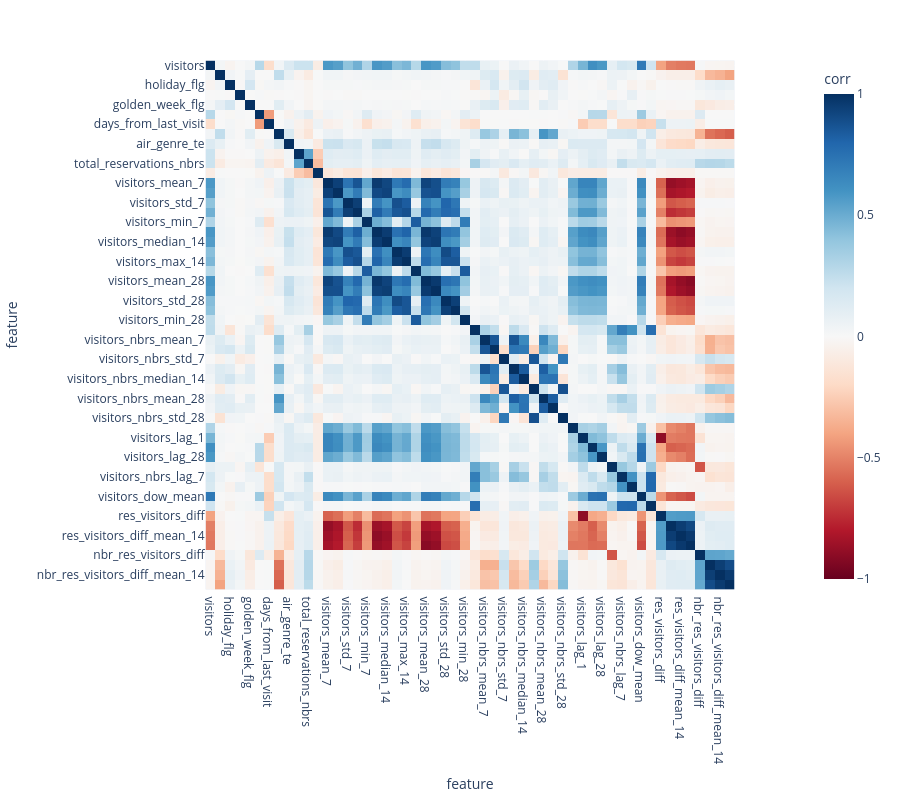

The cell this chart's notebook holds for it:
### Markdown cell above
## Feature correlation

### Code cell
corr = air_visit_df.corr(numeric_only=True)
corr.to_csv(PROJ_ROOT / "reports/tables/correlation_after_clusterization.csv")
plot_corr_matrix(corr)

### Figure 1 — Plotly figure (JSON) as saved in the notebook; plotly's stock layout.template omitted (floating-point values rounded to 4 significant figures; data arrays with more than 128 entries replaced by an {"elided": "..."} marker saying what was removed)
{"data": [{"coloraxis": "coloraxis", "name": "0", "x": ["visitors", "opened_recently", "holiday_flg", "days_from_holiday", "golden_week_flg", "open_usually", "days_from_last_visit", "air_city_te", "air_genre_te", "total_reservations", "total_reservations_nbrs", "reservation_impossibility_flag", "visitors_mean_7", "visitors_median_7", "visitors_std_7", "visitors_max_7", "visitors_min_7", "visitors_mean_14", "visitors_median_14", "visitors_std_14", "visitors_max_14", "visitors_min_14", "visitors_mean_28", "visitors_median_28", "visitors_std_28", "visitors_max_28", "visitors_min_28", "visitors_nbrs", "visitors_nbrs_mean_7", "visitors_nbrs_median_7", "visitors_nbrs_std_7", "visitors_nbrs_mean_14", "visitors_nbrs_median_14", "visitors_nbrs_std_14", "visitors_nbrs_mean_28", "visitors_nbrs_median_28", "visitors_nbrs_std_28", "visitors_last_month", "visitors_lag_1", "visitors_lag_7", "visitors_lag_28", "visitors_nbrs_lag_1", "visitors_nbrs_lag_7", "visitors_nbrs_lag_28", "visitors_dow_mean", "visitors_dow_mean_nbrs", "res_visitors_diff", "res_visitors_diff_mean_7", "res_visitors_diff_mean_14", "res_visitors_diff_mean_28", "nbr_res_visitors_diff", "nbr_res_visitors_diff_mean_7", "nbr_res_visitors_diff_mean_14", "nbr_res_visitors_diff_mean_28"], "y": ["visitors", "opened_recently", "holiday_flg", "days_from_holiday", "golden_week_flg", "open_usually", "days_from_last_visit", "air_city_te", "air_genre_te", "total_reservations", "total_reservations_nbrs", "reservation_impossibility_flag", "visitors_mean_7", "visitors_median_7", "visitors_std_7", "visitors_max_7", "visitors_min_7", "visitors_mean_14", "visitors_median_14", "visitors_std_14", "visitors_max_14", "visitors_min_14", "visitors_mean_28", "visitors_median_28", "visitors_std_28", "visitors_max_28", "visitors_min_28", "visitors_nbrs", "visitors_nbrs_mean_7", "visitors_nbrs_median_7", "visitors_nbrs_std_7", "visitors_nbrs_mean_14", "visitors_nbrs_median_14", "visitors_nbrs_std_14", "visitors_nbrs_mean_28", "visitors_nbrs_median_28", "visitors_nbrs_std_28", "visitors_last_month", "visitors_lag_1", "visitors_lag_7", "visitors_lag_28", "visitors_nbrs_lag_1", "visitors_nbrs_lag_7", "visitors_nbrs_lag_28", "visitors_dow_mean", "visitors_dow_mean_nbrs", "res_visitors_diff", "res_visitors_diff_mean_7", "res_visitors_diff_mean_14", "res_visitors_diff_mean_28", "nbr_res_visitors_diff", "nbr_res_visitors_diff_mean_7", "nbr_res_visitors_diff_mean_14", "nbr_res_visitors_diff_mean_28"], "z": {"elided": "54x54 float values"}, "type": "heatmap", "xaxis": "x", "yaxis": "y", "hovertemplate": "feature: %{x}<br>feature: %{y}<br>corr: %{z}<extra></extra>"}], "layout": {"xaxis": {"anchor": "y", "domain": [0.0, 1.0], "scaleanchor": "y", "constrain": "domain", "title": {"text": "feature"}}, "yaxis": {"anchor": "x", "domain": [0.0, 1.0], "autorange": "reversed", "constrain": "domain", "title": {"text": "feature"}}, "coloraxis": {"colorbar": {"title": {"text": "corr"}}, "colorscale": [[0.0, "rgb(103,0,31)"], [0.1, "rgb(178,24,43)"], [0.2, "rgb(214,96,77)"], [0.3, "rgb(244,165,130)"], [0.4, "rgb(253,219,199)"], [0.5, "rgb(247,247,247)"], [0.6, "rgb(209,229,240)"], [0.7, "rgb(146,197,222)"], [0.8, "rgb(67,147,195)"], [0.9, "rgb(33,102,172)"], [1.0, "rgb(5,48,97)"]], "cmin": -1, "cmax": 1}, "margin": {"t": 60}, "width": 900, "height": 800}}
